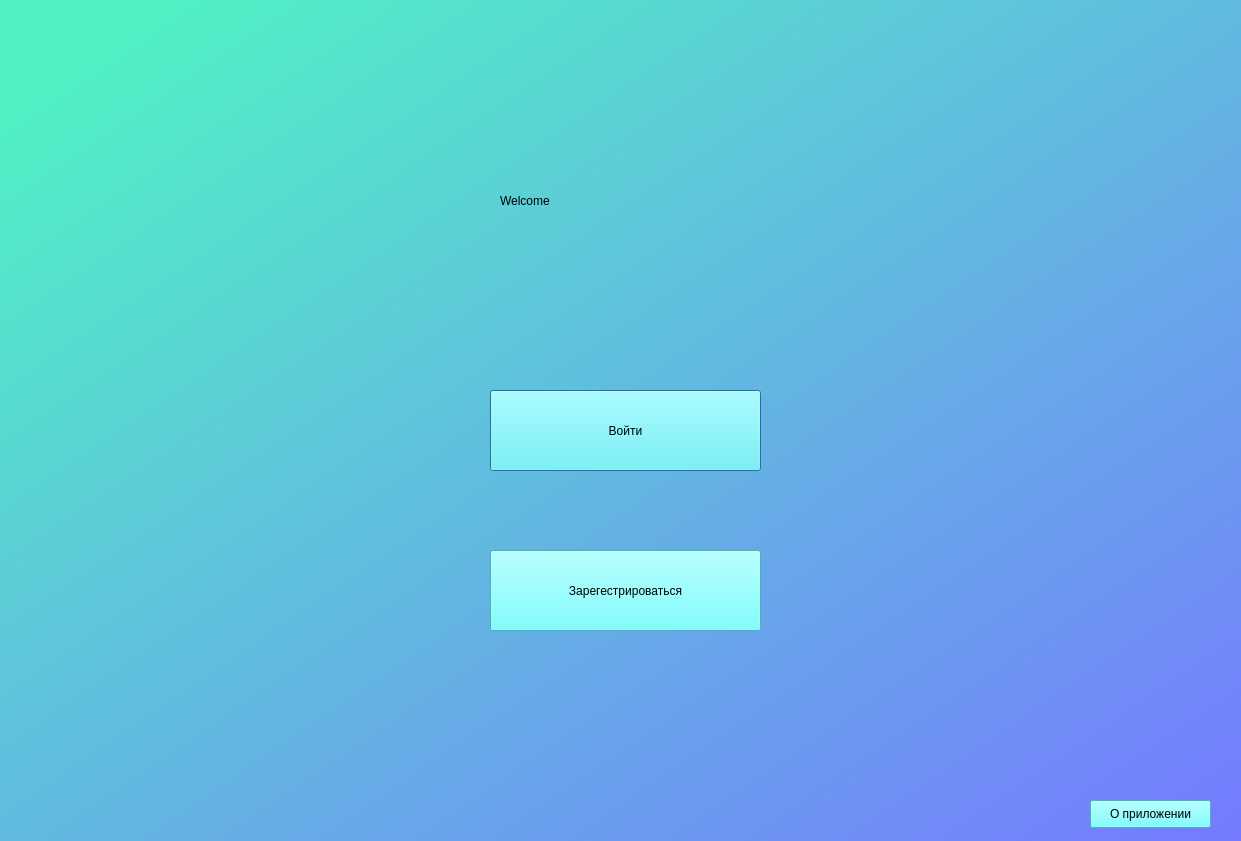
<?xml version="1.0" encoding="UTF-8"?>
<ui version="4.0">
 <class>Dialog</class>
 <widget class="QDialog" name="Dialog">
  <property name="windowTitle">
   <string>Dialog</string>
  </property>
  <property name="styleSheet">
   <string notr="true"/>
  </property>
  <widget class="QWidget" name="widget" native="true">
   <property name="geometry">
    <rect>
     <x>0</x>
     <y>0</y>
     <width>1241</width>
     <height>841</height>
    </rect>
   </property>
   <property name="styleSheet">
    <string notr="true">QWidget#widget{
background-color: qlineargradient(spread:pad, x1:0.0547264, y1:0.063, x2:1, y2:1, stop:0 rgba(80, 242, 196, 255), stop:1 rgba(117, 122, 255, 255));}</string>
   </property>
   <widget class="QPushButton" name="login_b">
    <property name="geometry">
     <rect>
      <x>490</x>
      <y>390</y>
      <width>271</width>
      <height>81</height>
     </rect>
    </property>
    <property name="styleSheet">
     <string notr="true">
font: 14pt &quot;Calibri&quot;;
background-color: rgb(93, 255, 255);</string>
    </property>
    <property name="text">
     <string>Войти</string>
    </property>
   </widget>
   <widget class="QPushButton" name="logup_b">
    <property name="geometry">
     <rect>
      <x>490</x>
      <y>550</y>
      <width>271</width>
      <height>81</height>
     </rect>
    </property>
    <property name="styleSheet">
     <string notr="true">
font: 14pt &quot;Calibri&quot;;
background-color: rgb(93, 255, 255);</string>
    </property>
    <property name="text">
     <string>Зарегестрироваться</string>
    </property>
   </widget>
   <widget class="QLabel" name="label">
    <property name="geometry">
     <rect>
      <x>500</x>
      <y>150</y>
      <width>251</width>
      <height>101</height>
     </rect>
    </property>
    <property name="styleSheet">
     <string notr="true">font: 36pt &quot;MS Shell Dlg 2&quot;;</string>
    </property>
    <property name="text">
     <string>Welcome</string>
    </property>
   </widget>
   <widget class="QPushButton" name="about_b">
    <property name="geometry">
     <rect>
      <x>1090</x>
      <y>800</y>
      <width>121</width>
      <height>28</height>
     </rect>
    </property>
    <property name="styleSheet">
     <string notr="true">background-color: rgb(93, 255, 255);
font: 10pt &quot;Calibri&quot;;
</string>
    </property>
    <property name="text">
     <string>О приложении</string>
    </property>
   </widget>
  </widget>
 </widget>
 <resources>
  <include location="lockscreenim..qrc"/>
 </resources>
 <connections/>
</ui>
